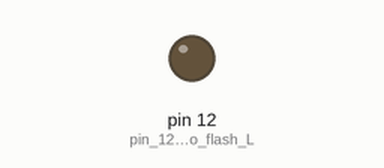
The sketch below on a simulated Arduino Uno, built with avr-gcc and run on an emulated ATmega328P. On the bench: output pins drawn as LEDs (lit = HIGH). Pins used as bus, display or sensor lines are not drawn; what the sketch prints to the serial monitor is not drawn.

Above: at 0.1 s.
At 38.95 s:
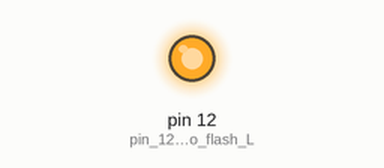
Timing chart, 0 to 40.0 s (numbered marks = the images above):
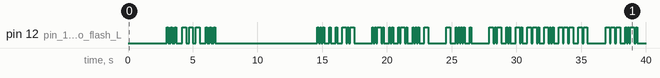

The sketch:

Morse-code.ino
```cpp
/*
 * "Jesus is Lord"
 *
 * Author Susan Amber Bruce 0n 27/6/2021.
 * S O S morse code transmitter, will also transmit sentences assigned to char Letters array..
 */
char Letters[] = "  SEEK FIRST THE KINGDOM OF GOD AND HIS RIGHTEOUSNESS  "
"  THE SERMON ON THE MOUNT  "
"  SEEING THE CROWDS HE WENT UP ON THE MOUNTAIN AND WHEN HE SAT DOWN HIS DISCIPLES CAME TO HIM  "
"  THE BEATITUDES  "
"  AND HE OPENED HIS MOUTH AND TAUGHT THEM SAYING  "
"  BLESSED ARE THE POOR IN SPIRIT FOR THEIRS IS THE KINGDOM OF HEAVEN  "
"  BLESSED ARE THOSE WHO MOURN FOR THEY SHALL BE COMFORTED  "
"  BLESSED ARE THE MEEK FOR THEY SHALL INHERIT THE EARTH  "
"  BLESSED ARE THOSE WHO HUNGER AND THIRST FOR RIGHTEOUSNESS FOR THEY SHALL BE SATISFIED  "
"  BLESSED ARE THE MERCIFUL FOR THEY SHALL RECEIVE MERCY  "
"  BLESSED ARE THE PURE IN HEART FOR THEY SHALL SEE GOD  "
"  BLESSED ARE THE PEACE MAKERS FOR THEY SHALL BE CALLED SONS OF GOD  "
"  BLESSED ARE THOSE WHO ARE PERSECUTED FOR RIGHTEOUSNESS SAKE FOR THEIRS IS THE KINGDOM OF HEAVEN  "
"  BLESSED ARE YOU WHEN OTHERS REVILE YOU AND PERSECUTE YOU AND UTTER ALL KINDS OF EVIL AGAINST YOU FALSELY ON MY ACCOUNT  "
"  REJOICE AND BE GLAD FOR YOUR REWARD IS GREAT IN HEAVEN FOR SO THEY PERSECUTED THE PROPHETS WHO WERE BEFORE YOU  "
"       ";
const int sounder_A = 8;
const int sounder_B = 9;
void setup() {
  pinMode(sounder_A, OUTPUT); //connect the piezo or small speaker across two ports,
  pinMode(sounder_B, OUTPUT); //to double the signal amplitude.
  pinMode(12, OUTPUT); // pin 12 is used to flash LED.
}
// Call function with parameters - duration in mSecs, freq in Hz
void beep(long duration, int freq) {
    duration *= 1000;   //convert the duration to microseconds
    int period = (1.0 / freq) * 1000000; //get the oscillation period in microseconds
    long elapsed_time = 0;
    while (elapsed_time < duration) {
        digitalWrite(sounder_A, HIGH); //Piezo ports go hi/lo then lo/hi
        digitalWrite(sounder_B, LOW);  //to generate the tone
        delayMicroseconds(period / 2);
        digitalWrite(sounder_A, LOW);
        digitalWrite(sounder_B, HIGH);
        delayMicroseconds(period / 2);
        elapsed_time += (period);
    }
        digitalWrite(sounder_A, LOW);  //kill the output
        digitalWrite(sounder_B, LOW);
}

void loop() {
  Serial.begin(9600);
  delay(3000);
  Send_SOS();
  delay(5000);
  for (int i = 0; i < sizeof(Letters) - 1; i++){  // Switch case filter to select correct output for character in Letters.
    Serial.print(Letters[i]);  // prints output to serial monitor.
    switch (Letters[i]) {
      case 'A':  // A .-
        SendDot();
        SendDash();
        break;
      case 'B':  // B -...
        SendDash();
        SendDot();
        SendDot();
        SendDot();
        break;
      case 'C':  // C -.-.
        SendDash();
        SendDot();
        SendDash();
        SendDot();
        break;
      case 'D':  // D -..
        SendDash();
        SendDot();
        SendDot();
        break;
      case 'E':  // E .
        SendDot();
        break;
      case 'F':  // F ..-.
        SendDot();
        SendDot();
        SendDash();
        SendDot();
        break;
      case 'G':  // G --.
        SendDash();
        SendDash();
        SendDot();
        break;
      case 'H':  // H ....
        SendDot();
        SendDot();
        SendDot();
        SendDot();
        break;
      case 'I':  // I ..
        SendDot();
        SendDot();
        break;
      case 'J':  // J .---
        SendDot();
        SendDash();
        SendDash();
        SendDash();
        break;
      case 'K':  // K -.-
        SendDash();
        SendDot();
        SendDash();
        break;
      case 'L':  // L .-..
        SendDot();
        SendDash();
        SendDot();
        SendDot();
        break;
      case 'M':  // M --
        SendDash();
        SendDash();
        break;
      case 'N':  // N -.
        SendDash();
        SendDot();
        break;
      case 'O':  // O ---
        SendDash();
        SendDash();
        SendDash();
        break;
      case 'P':  // P .--.
        SendDot();
        SendDash();
        SendDash();
        SendDot();
        break;
      case 'Q':  // Q --.-
        SendDash();
        SendDash();
        SendDot();
        SendDash();
        break;
      case 'R':  // R .-.
        SendDot();
        SendDash();
        SendDot();
        break;
      case 'S':  // S ...
        SendDot();
        SendDot();
        SendDot();
        break;
      case 'T':  // T -
        SendDash();
        break;
      case 'U':  // U ..-
        SendDot();
        SendDot();
        SendDash();
        break;
      case 'V':  // V ...-
        SendDot();
        SendDot();
        SendDot();
        SendDash();
        break;
      case 'W':  // W .--
        SendDot();
        SendDash();
        SendDash();
        break;
      case 'X':  // X -..-
        SendDash();
        SendDot();
        SendDot();
        SendDash();
        break;
      case 'Y':  // Y -.--
        SendDash();
        SendDot();
        SendDash();
        SendDash();
        break;
      case 'Z':  // Z --..
        SendDash();
        SendDash();
        SendDot();
        SendDot();
        break;
      case ' ':  // space between words seven time units
        SendDelaySevenUnits();
        break;
      case '1':  // 1 .----
        SendDot();
        SendDash();
        SendDash();
        SendDash();
        SendDash();
        break;
      case '2':  // 2 ..---
        SendDot();
        SendDot();
        SendDash();
        SendDash();
        SendDash();
        break;
      case '3':  // 3 ...--
        SendDot();
        SendDot();
        SendDot();
        SendDash();
        SendDash();
        break;
      case '4':  // 4 ....-
        SendDot();
        SendDot();
        SendDot();
        SendDot();
        SendDash();
        break;
      case '5':  // 5 .....
        SendDot();
        SendDot();
        SendDot();
        SendDot();
        SendDot();
        break;
      case '6':  // 6 -....
        SendDash();
        SendDot();
        SendDot();
        SendDot();
        SendDot();
        break;
      case '7':  // 7 --...
        SendDash();
        SendDash();
        SendDot();
        SendDot();
        SendDot();
        break;
      case '8':  // 8 ---..
        SendDash();
        SendDash();
        SendDash();
        SendDot();
        SendDot();
        break;
      case '9':  // 9 ----.
        SendDash();
        SendDash();
        SendDash();
        SendDash();
        SendDot();
        break;
      case '0':  // 0 -----
        SendDash();
        SendDash();
        SendDash();
        SendDash();
        SendDash();
        break;
    }
    SendDelayThreeUnits(); // delay three time units beteen letters
  }
}
// functions:

void Send_SOS(){  // fuction to send just "SOS", can be extracted and used inplace of switch case-routine to shorten sketch.
    for (int i = 0; i < 3; i++){  // send tree dots.
    SendDot();
    SendDelayOneUnit();
  }
  SendDelayThreeUnits();
  for (int i = 0; i < 3; i++){  // send tree dashes.
    SendDash();
    SendDelayOneUnit();
  }
  SendDelayThreeUnits();
    for (int i = 0; i < 3; i++){  // send three dots.
    SendDot();
    SendDelayOneUnit();
  }
  SendDelaySevenUnits();  // send delay of seven time units between words.
}
void SendDelayOneUnit(){
  delay(100); // delay 1 unit
}
void SendDelayThreeUnits(){
  delay(300); // delay 3 units
}
void SendDelaySevenUnits(){
  delay(700); // delay 7  time units [time delay between words].
}
void SendDot(){            // dot [sound beep and flash LED for one time unit] and delay one time unit before next dot or dash.
  digitalWrite(12, HIGH);  // turn the LED on.
  beep(100, 700);         // sound pizo electric buzzer for 100 mili seconds (one unit of time).
  digitalWrite(12, LOW);   // turn the LED off.
  SendDelayOneUnit();      // one time unit of delay before next dot or dash.
}

void SendDash(){
  digitalWrite(12, HIGH);  // turn the LED on.
  beep(300, 700);         // sound pizo electric buzzer for 300 mili seconds (three units of time).
  digitalWrite(12, LOW);   // turn the LED off.
  SendDelayOneUnit();      // one time unit of delay before next dot or dash.
  // dash
}
```

Measured:
- by itself, pin 12 (pin_12_is_used_to_flash_L): LOW → HIGH at 3.0 s, → LOW 0.10 s later, → HIGH 0.20 s later, → LOW 0.10 s later, … (122 changes in this stretch)
